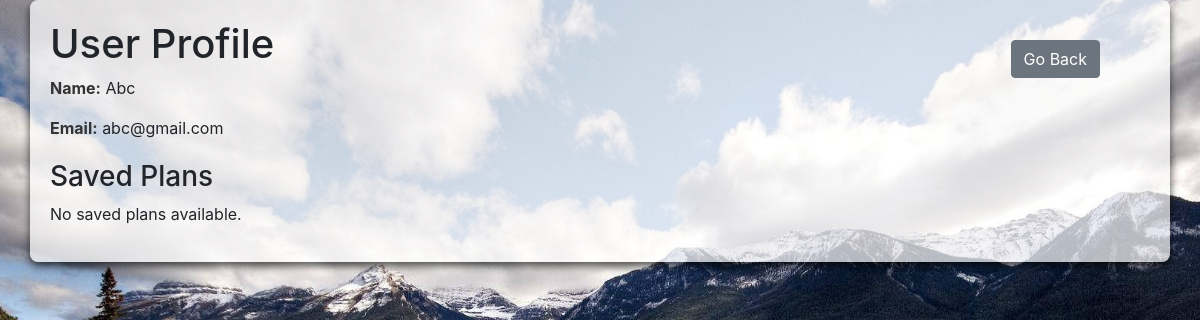
The app's page /profile (signed in), older data.
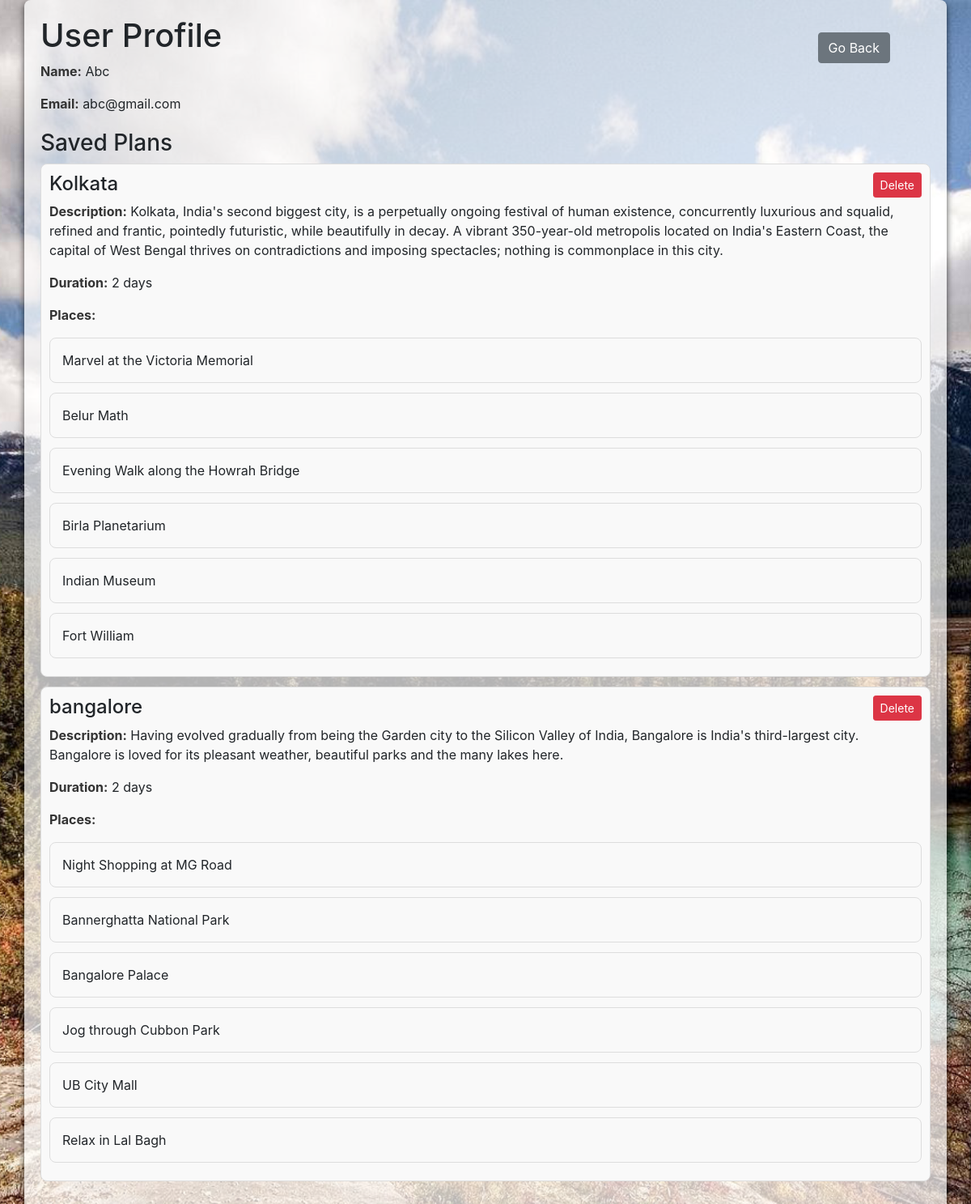
The same page, newer data.
### app.py (models this page shows)
class User(db.Model):
    id = db.Column(db.Integer, primary_key=True)
    username = db.Column(db.String(100), unique=True, nullable=False)
    email = db.Column(db.String(120), unique=True, nullable=False)
    password = db.Column(db.String(60), nullable=False)

class SavedPlan(db.Model):
    id = db.Column(db.Integer, primary_key=True)
    user_id = db.Column(db.Integer, db.ForeignKey('user.id'), nullable=False)
    city_name = db.Column(db.String(100), nullable=False)
    city_desc = db.Column(db.Text, nullable=False)
    duration_days = db.Column(db.Integer, nullable=False)
    places = db.Column(db.Text, nullable=False)  # Stores JSON data
    user = db.relationship('User', backref=db.backref('saved_plans', lazy=True))
    def get_places(self):
        return json.loads(self.places)

### app.py (the view)
@app.route('/profile')
def profile():
    if 'user_id' not in session:
        return redirect(url_for('login'))
    user_id = session['user_id']
    user = User.query.get(user_id)  # Fetch user from the database
    if not user:
        return redirect(url_for('login'))
    saved_plans = SavedPlan.query.filter_by(user_id=user_id).all()
    user_name = user.username
    user_email = user.email
    plans = []
    for plan in saved_plans:
        plans.append({
            'id': plan.id,  # Add the id here
            'city_name': plan.city_name,
            'city_desc': plan.city_desc,
            'duration_days': plan.duration_days,
            'places': plan.get_places()  # Use the get_places method to decode JSON
        })
    return render_template('profile.html', user_name=user_name, user_email=user_email, saved_plans=plans)

### templates/profile.html (shortened to what this page needs)
<!DOCTYPE html>
<html lang="en">
<head>
    <link rel="stylesheet" href="{{ url_for('static', filename='css/plan.css') }}">
    <link href="https://stackpath.bootstrapcdn.com/bootstrap/4.5.2/css/bootstrap.min.css" rel="stylesheet">
</head>
<body>
    <div class="container profile-container">
        <a href="{{ url_for('home') }}" class="btn btn-secondary go-back-btn">Go Back</a>
        <h1>User Profile</h1>
        <p><strong>Name:</strong> {{ user_name }}</p>
        <p><strong>Email:</strong> {{ user_email }}</p>
        <div class="plan-list">
            <h3>Saved Plans</h3>
            {% if saved_plans %}
                <ul>
                    {% for plan in saved_plans %}
                        <li class="plan-item">
                            <h4>{{ plan.city_name }}</h4>
                            <p><strong>Description:</strong> {{ plan.city_desc }}</p>
                            <p><strong>Duration:</strong> {{ plan.duration_days }} days</p>
                            <p><strong>Places:</strong></p>
                            <ul>
                                {% for place in plan.places %}
                                    <li>{{ place }}</li>
                                {% endfor %}
                            </ul>
                            <form action="{{ url_for('delete_plan', plan_id=plan.id) }}" method="post" class="delete-btn">
                                <button type="submit" class="btn btn-danger btn-sm">Delete</button>
                            </form>
                        </li>
                    {% endfor %}
                </ul>
            {% else %}
                <p>No saved plans available.</p>
            {% endif %}
        </div>
    </div>
</body>
</html>

### static/css/plan.css (style rules this page uses)
html, body { font-family: Arial, sans-serif; background: url('/static/images/background-1.jpg') no-repeat center center fixed; background-size: cover; color: #333; margin: 0; padding: 0; height: 100%; }
body::before { content: ''; position: fixed; top: 0; left: 0; width: 100%; height: 100%; background: inherit; filter: blur(5px); z-index: -1; }
.container { width: 80%; margin: 0 auto; padding: 20px; background-color: rgba(255, 255, 255, 0.7); box-shadow: 0 4px 8px rgba(0, 0, 0, 0.7); border-radius: 8px; }
ul { list-style-type: none; padding: 0; animation: fadeInLeft 0.5s ease; }
li { padding: 15px; margin-bottom: 12px; border: 1px solid #ddd; border-radius: 8px; background-color: #f9f9f9; transition: transform 0.3s ease, box-shadow 0.3s ease; }
strong { color: #333; }
a { display: inline-block; margin-top: 30px; padding: 10px 20px; background-color: #009688; color: #fff; border-radius: 5px; text-decoration: none; transition: background-color 0.3s ease; }

### templates/profile.html (style rules this page uses)
.profile-container { padding: 20px; }
.plan-list { margin-top: 20px; }
.plan-item { padding: 10px; border-bottom: 1px solid #ddd; position: relative; }
.delete-btn { position: absolute; top: 10px; right: 10px; }
.go-back-btn { position: absolute; top: 10px; right: 100px; }

Row changes from the older to the newer data that the page shows:
added SavedPlan: city_name "Kolkata", city_desc "Kolkata, India's second biggest city, is a perpetually ongoing festival of human existence, concurrently luxurious and squalid, refined and frantic, pointedly futuristic, while beautifully in decay. A vibrant 350-year-old metropolis located on India's Eastern Coast, the capital of West Bengal thrives on contradictions and imposing spectacles; nothing is commonplace in this city.", duration_days "2", places "Marvel at the Victoria Memorial" "Belur Math" "Evening Walk along the Howrah Bridge" "Birla Planetarium" "Indian Museum" "Fort William"
added SavedPlan: city_name "bangalore", city_desc "Having evolved gradually from being the Garden city to the Silicon Valley of India, Bangalore is India's third-largest city. Bangalore is loved for its pleasant weather, beautiful parks and the many lakes here.", duration_days "2", places "Night Shopping at MG Road" "Bannerghatta National Park" "Bangalore Palace" "Jog through Cubbon Park" "UB City Mall" "Relax in Lal Bagh"
Text that changed along with them:
text no longer shown: "No saved plans available."
